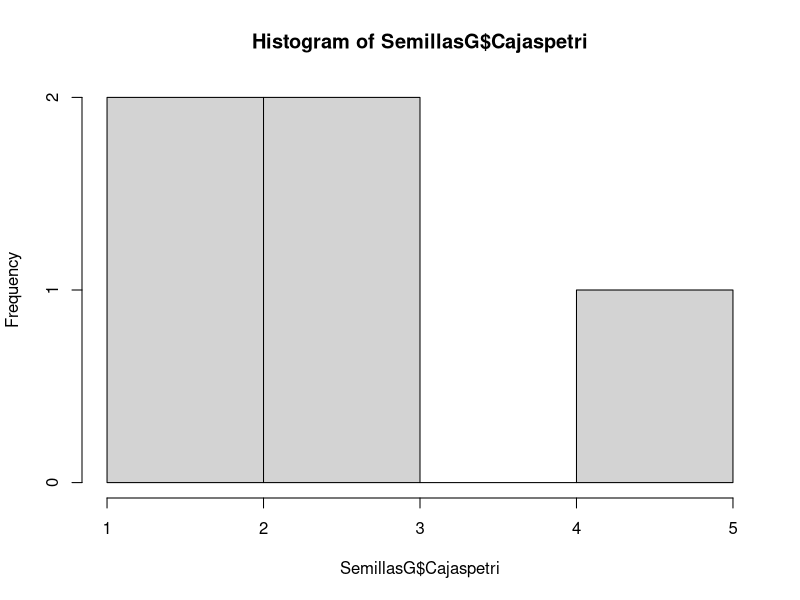
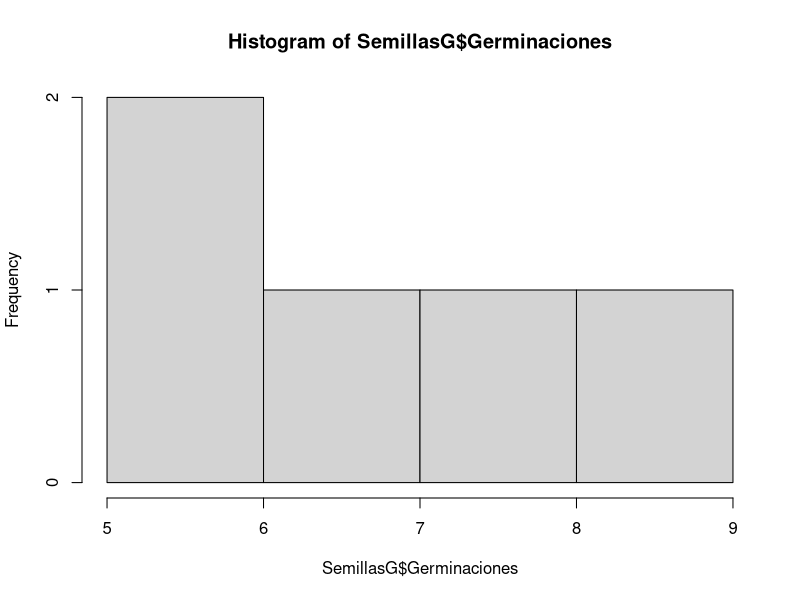
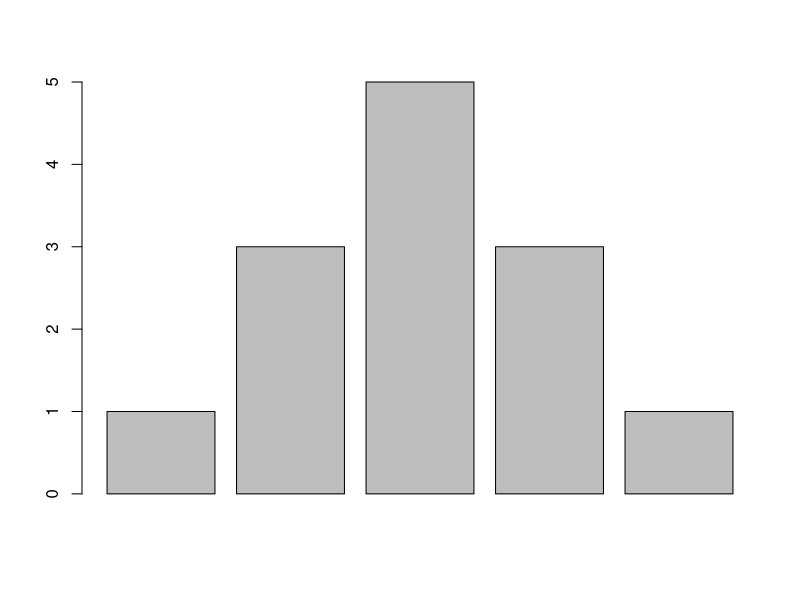
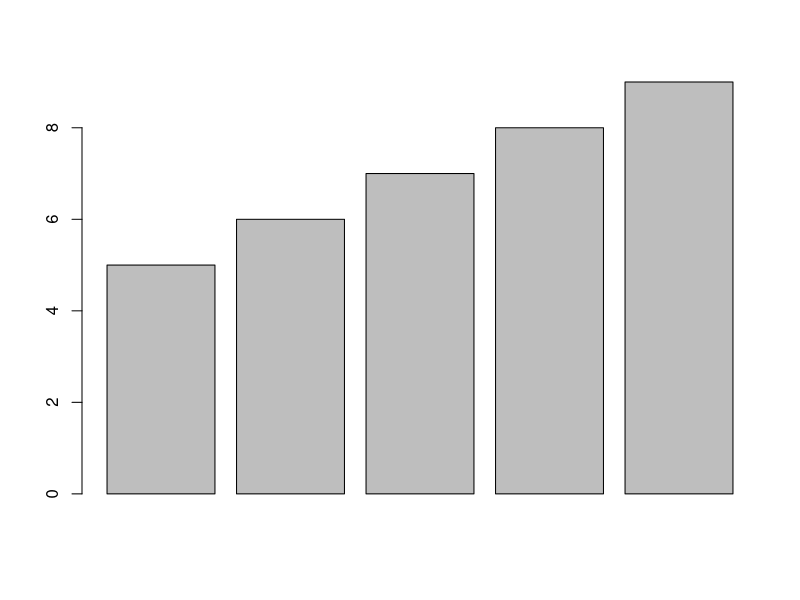

Generate these figures, in order, with R:
#ANALISIS ESTADISTICO
#Nombre: Jonathan Abelardo Mata Hernandez
#Fecha: 24/02/2022
#Matricula: 1686965

#Asignacion 3:  Medidas de tendencia central

#Problemas

#Problema 1
#Considere los siguinetes datos de x & y

xi <- c(6, 4, 1, 3)
xi

yi <- c(1, 3, 4, 2)
yi

sum(xi)
prod(xi)

sum(yi)
prod(yi)

sum(xi*yi)
prod(xi*yi)

#Problema 2

#Se enuncian dos conjunto de datos que contienen la alturas de plántulas (cm) producidas envivero. El primero conjunto contiene solo 4 alturas y el segundo consta de 15.

Grupo_A <- c(80, 90, 90, 100)
Grupo_A

Grupo_B <- c(60, 65, 65, 70, 70, 70, 75, 75, 80, 80, 80, 80, 80, 85, 100)
Grupo_B


#Sin realizar ningún calculo, cual grupo piensas que tiene una altura media mayor.

#Respuesta: GRUPO_A

#Ahora calcule la media para cada clase (en R). ¿Cuál grupo tiene la media en alturamás grande? Coincide con su primera impresión?

mean(Grupo_A)
mean(Grupo_B) 

#Coincide con su primera impresión? R= SI


#Problema 3

#José quiere tener un promedio de 80 en sus 4 exámenes. Cada examen se califica en una escalade 0 a 100. Sus primeros tres exámenes son: 87, 72, 85. ¿Qué necesita José para calificar en el4to. examen para tener una media de 80 en los 4 exámenes?


examenes <- c(87, 72, 85)
sum(examenes)

(4*80)

(4*80)-(sum(examenes))

#comprobacion 

calificaciones <- c(87, 72, 85, 76)

mean(calificaciones)


#Problema 4

#El comité escolar de una pequeña ciudad quiere determinar el número promedio de niños porhogar en su ciudad. Hay 50 hogares en la ciudad. Ellos dividen el total número de niños en laciudad por 50 y determine que el número promedio de niños por hogar es 2.2. ¿Cuál de losiguientes enunciados debe ser verdad?
 
#a) La mitad de los hogares de la ciudad tienen más de 2 hijos.
#b) Hay un total de 110 niños en la ciudad. 
#c) El número más común de niños en un hogar es 2.2.
#d) Nunguna de las anteriores.

(2.2*50)

#verdadero inciso b)

#Problema 5

#El numéro de semillas germinadas (Germinaciones) que se encontraron en las cajas petri

Germinaciones <- c(5, 6, 7, 8, 9)
Germinaciones


Cajaspetri <- c(1, 3, 5, 3, 1)
Cajaspetri

SemillasG <- data.frame(Cajaspetri, Germinaciones)
SemillasG


mean(SemillasG$Germinaciones)

mean(SemillasG$Cajaspetri)

median(SemillasG$Cajaspetri)

sum(SemillasG$Cajaspetri)

hist(SemillasG$Cajaspetri)
hist(SemillasG$Germinaciones)

stem(SemillasG$Cajaspetri)
stem(SemillasG$Germinaciones)

barplot(Cajaspetri)
barplot(Germinaciones)


#Problema 6
#En este problema, exploramos el efecto sobre la media, la mediana y la moda de: 1) sumar elmismo número a cada valor de datos, y 2) de multiplicar cada valor de datos por el mismonúmero.

#Use el siguiente conjunto de datosset 

set <- c(2, 2, 3, 6, 10)
set

#Calcule la moda, la mediana y la media.


#MODA

library(modeest)
mfv(set)

#MEDIANA

median(set)

#MEDIA

mean(set)


#Suma5 a cada uno de los valores de los datos. Calcule la moda, la mediana y la media.

set5 <-(set+5)
set5
